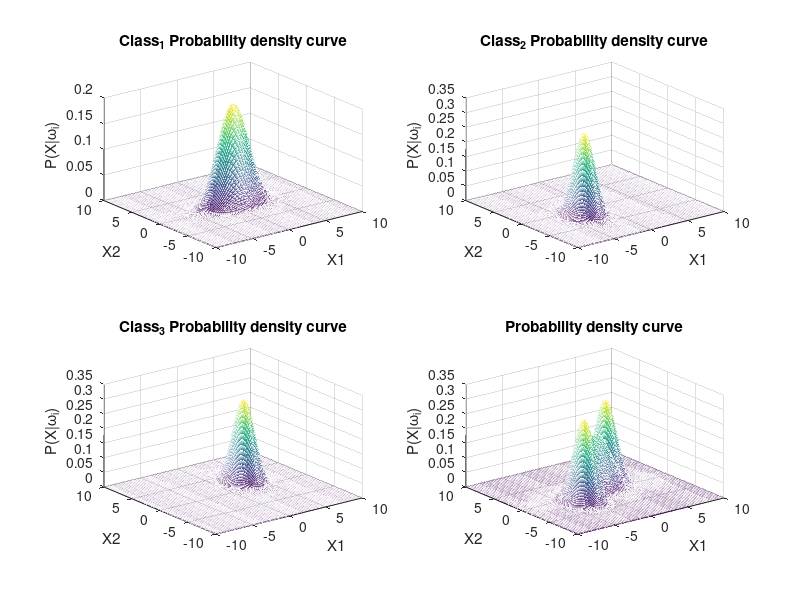
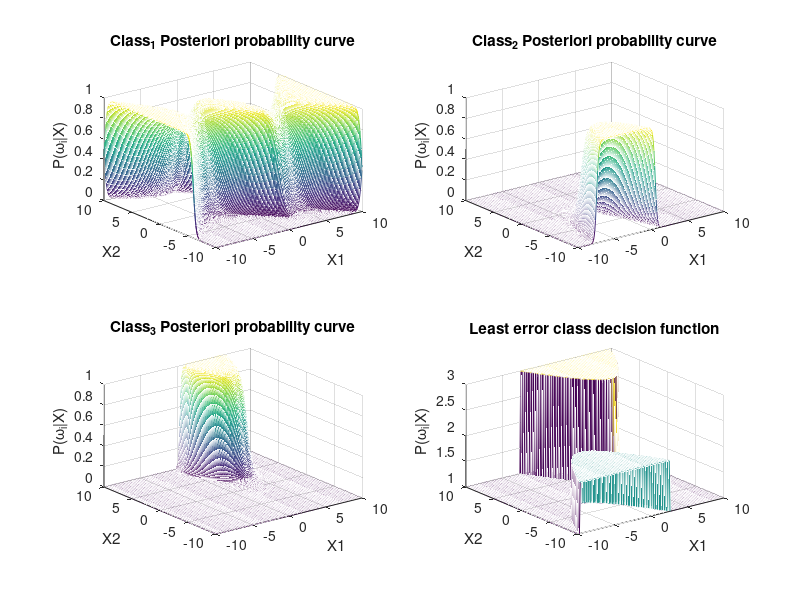
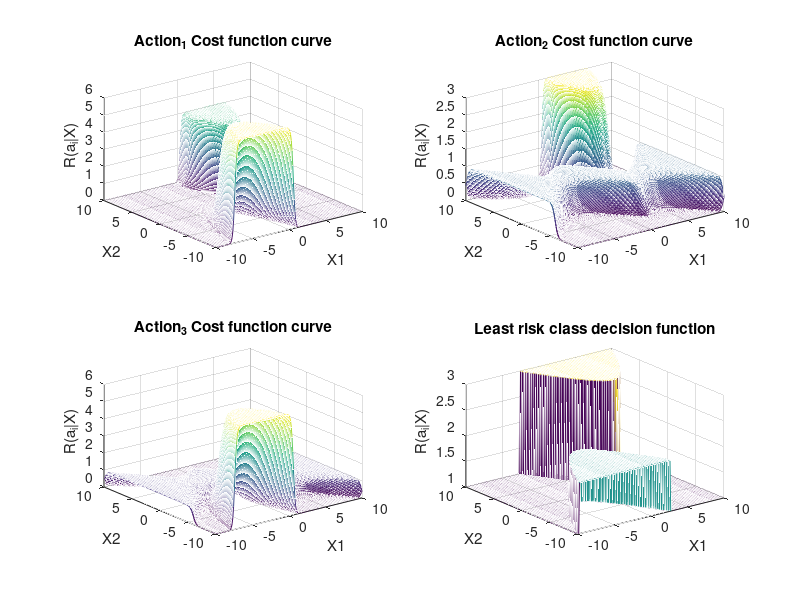

Write the MATLAB code that produced these figures, in order.
P_c1 = 0.8;
P_c2 = 0.1;
P_c3 = 0.1;
A = [0 6 4;1 0 3;1 6 0];
% A = [0 1 1;1 0 1;1 1 0];
mui1 = [0,0];
mui2 = [-3,-2];
mui3 = [3,2];
sig1 = [4,0;0,1];
sig2 = [1,0;0,2];
sig3 = [1,0;0,2];
x1 = -10:0.1:10;
x1 = x1';
x2 = -10:0.1:10;
n = length(x1);
m = length(x2);

for i = 1:n
    for j = 1:m
        X = [x1(i),x2(j)];
        P1_pri(i,j) = 1/sqrt(2*pi)/det(sig1)^0.5 * exp(-(X-mui1)*sig1^-1*(X-mui1)'/2);
        P2_pri(i,j) = 1/sqrt(2*pi)/det(sig2)^0.5 * exp(-(X-mui2)*sig2^-1*(X-mui2)'/2);
        P3_pri(i,j) = 1/sqrt(2*pi)/det(sig3)^0.5 * exp(-(X-mui3)*sig3^-1*(X-mui3)'/2);
        P1_post(i,j) = P1_pri(i,j)*P_c1;
        P2_post(i,j) = P2_pri(i,j)*P_c2;
        P3_post(i,j) = P3_pri(i,j)*P_c3;
        P1_post(i,j) = P1_post(i,j)/(P1_post(i,j) + P2_post(i,j) + P3_post(i,j));
        P2_post(i,j) = P2_post(i,j)/(P1_post(i,j) + P2_post(i,j) + P3_post(i,j));
        P3_post(i,j) = P3_post(i,j)/(P1_post(i,j) + P2_post(i,j) + P3_post(i,j));
        [~,G_LE(i,j)] = max([P1_post(i,j),P2_post(i,j),P3_post(i,j)]);
        l1(i,j) = A(1,1) * P1_post(i,j) + A(1,2) * P2_post(i,j) + A(1,3) * P3_post(i,j);
        l2(i,j) = A(2,1) * P1_post(i,j) + A(2,2) * P2_post(i,j) + A(2,3) * P3_post(i,j);
        l3(i,j) = A(3,1) * P1_post(i,j) + A(3,2) * P2_post(i,j) + A(3,3) * P3_post(i,j);
        [~,G_LR(i,j)] = min([l1(i,j),l2(i,j),l3(i,j)]);
    end
end

for i = 1:n
    X1(1:n,i) = x1;
    X2(i,1:n) = x2;
end

figure(1);
subplot(2,2,1);
mesh(X1,X2,P1_pri);
title('Class_1 Probability density curve');
xlabel('X1');ylabel('X2');zlabel('P(X|\omega_i)');
hold on;

subplot(2,2,2);
mesh(X1,X2,P2_pri);
title('Class_2 Probability density curve');
xlabel('X1');ylabel('X2');zlabel('P(X|\omega_i)');
hold on;

subplot(2,2,3);
mesh(X1,X2,P3_pri);
title('Class_3 Probability density curve');
xlabel('X1');ylabel('X2');zlabel('P(X|\omega_i)');
hold on;

subplot(2,2,4);
mesh(X1,X2,P1_pri);
hold on;
mesh(X1,X2,P2_pri);
hold on;
mesh(X1,X2,P3_pri);
hold on;
title('Probability density curve');
xlabel('X1');ylabel('X2');zlabel('P(X|\omega_i)');
hold on;

figure(2);
subplot(2,2,1);
mesh(X1,X2,P1_post);
title('Class_1 Posteriori probability curve');
xlabel('X1');ylabel('X2');zlabel('P(\omega_i|X)');
hold on;

subplot(2,2,2);
mesh(X1,X2,P2_post);
title('Class_2 Posteriori probability curve');
xlabel('X1');ylabel('X2');zlabel('P(\omega_i|X)');
hold on;

subplot(2,2,3);
mesh(X1,X2,P3_post);
title('Class_3 Posteriori probability curve');
xlabel('X1');ylabel('X2');zlabel('P(\omega_i|X)');
hold on;
subplot(2,2,4);
mesh(X1,X2,G_LE);
title('Least error class decision function');
xlabel('X1');ylabel('X2');zlabel('P(\omega_i|X)');
hold on;

figure(3);
subplot(2,2,1);
mesh(X1,X2,l1);
title('Action_1 Cost function curve');
xlabel('X1');ylabel('X2');zlabel('R(a_i|X)');
hold on;

subplot(2,2,2);
mesh(X1,X2,l2);
title('Action_2 Cost function curve');
xlabel('X1');ylabel('X2');zlabel('R(a_i|X)');
hold on;

subplot(2,2,3);
mesh(X1,X2,l3);
title('Action_3 Cost function curve');
xlabel('X1');ylabel('X2');zlabel('R(a_i|X)');
hold on;

subplot(2,2,4);
mesh(X1,X2,G_LR);
title('Least risk class decision function');
xlabel('X1');ylabel('X2');zlabel('R(a_i|X)');
hold on;
